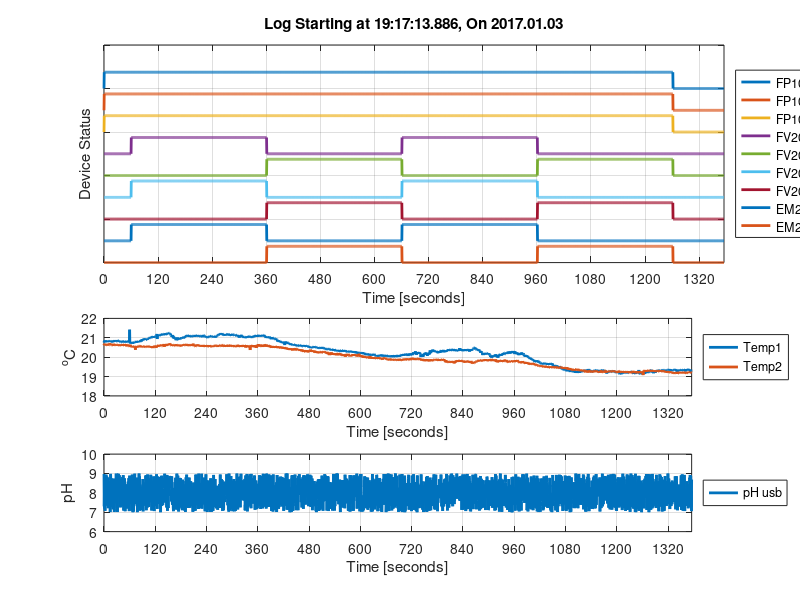

This figure's MATLAB source:
% RPI_HMI_log_grapher_003 - Deployable plotting code.

%%  Purpose: Read in log file, and plot data along time axis.
%   text scan will be used to read in column names
%   text scan will be used to read in timestamp and associated data
%   timestamp converted to time number via datenum
%   data will be plotted against time number via datetick
%   legend will be created from column names in csv file

%% Initialization
clear;clc;close all;

%% Load log
%fileID = fopen('2016.12.17_13.58.06_9_LED_prototype_01.csv');
%fileID = fopen('2016.12.17_14.52.07_9_LED_prototype_01.csv');

fileID = fopen('2016.12.18_01.15.41_9_LED_prototype_01.csv');
%fileID = fopen('2016.12.18_03.16.36_9_LED_prototype_01.csv');


fileID = fopen('2017.01.03_19.17.13_9_LED_prototype_02.csv');


%% Create cell of data column names
formatSpec = '%s'; N = 15;
C_text = textscan(fileID,formatSpec,N,'Delimiter',','); %collect column names

% Date[YYYY.MM.DD],Time[HH:MM:SS.ms],Log Number,FP101,FP102,FP103,FV201,FV202,FV203,FV204,EM201,EM202,Temp1,Temp2,pH
% create data cell, %f for later multiplication (graph scaling)
C_data0 = textscan(fileID,'%s %s %f %f %f %f %f %f %f %f %f %f %f %f %f','Delimiter',','); %matches format of data

%% Timestamp data -> datenumber for plotting on matlab formated axis
date = C_data0{1};
time = C_data0{2};
for ndx=1:length(C_data0{1})
    % create custom half second time vector (must know log interval)
    c_time(ndx) = .5 *(ndx-1);
end
dateTime = strcat(date, {','}, time);
date_format = 'yyyy.mm.dd,HH:MM:SS.FFF';
dateTimePlot = datenum(dateTime,date_format);%converts timestamp into time number

%% Plotting
figure
subplot(4,1,[1 2])

ndx = 4;    % begining of system status log values

while ndx <= N-3    % to create all plot as once
    plot(c_time,( C_data0{ndx}*.75 - (ndx-4) ),'linewidth',2)
    hold on
    ndx = ndx+ 1;
end

title(strvcat(['Log Starting at ',C_data0{2}{1},', On ', C_data0{1}{1}])) %format title from timestamp data
ylabel('Device Status')
xlabel('Time [seconds]')

legend(C_text{1}{4},C_text{1}{5},C_text{1}{6},...
    C_text{1}{7},C_text{1}{8},C_text{1}{9},...
    C_text{1}{10},C_text{1}{11},C_text{1}{12},'location','eastoutside') %creates legend from column names read in...
% setting x axis
x_lim = [0 c_time(end)];
xlim(x_lim)
set(gca,'XTick',(0:120:c_time(end)+60) )
set(gca,'YtickLabel',[' ']);
grid on

subplot(4,1,3)
%% temperature plots
plot(c_time,C_data0{13},'linewidth',2)
hold on
plot(c_time,C_data0{14},'linewidth',2)
y_max = max(max(C_data0{13}),max(C_data0{14}));
y_min = min(min(C_data0{13}),min(C_data0{14}));
y_span = round(y_max-y_min)/2;
ylim(round([y_min-y_span y_max+y_span]))

legend(C_text{1}{13},C_text{1}{14},'location','eastoutside')
ylabel('^oC')
xlabel('Time [seconds]')
set(gca,'XTick',(0:120:c_time(end)+60) )
xlim(x_lim)
grid on

%% pH plot
subplot(4,1,4)
plot(c_time,C_data0{15},'linewidth',2)
ylim([0 14])
xlabel('Time [seconds]')
ylabel('pH')
y_max = max(C_data0{15});
y_min = min(C_data0{15});
y_span = round(y_max-y_min)/2;
ylim(round([y_min-y_span y_max+y_span]))

legend( horzcat( C_text{1}{15},'usb'),'location','eastoutside')
set(gca,'XTick',(0:120:c_time(end)+60) )
xlim(x_lim)
grid on